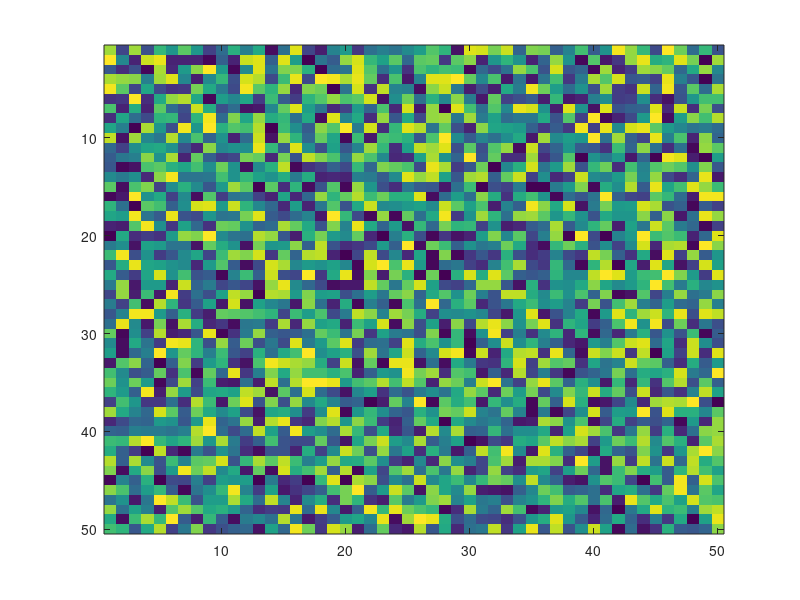

MATLAB code to generate this figure: (Note: this script raises an error after producing the figure.)
%%%%%%%%%%%%%%%%%%%%%%%%%%%%%%%%%%%%%%%%%%%%%%%%%%%%%%%%%%%%%%%%%%%%%%%%%%%
%%%
%%%    This script gives examples of the fullscreen2 function
%%%
%%%%%%%%%%%%%%%%%%%%%%%%%%%%%%%%%%%%%%%%%%%%%%%%%%%%%%%%%%%%%%%%%%%%%%%%%%%

figure; imagesc(rand(50,50));
screen_size = fullscreen2;
